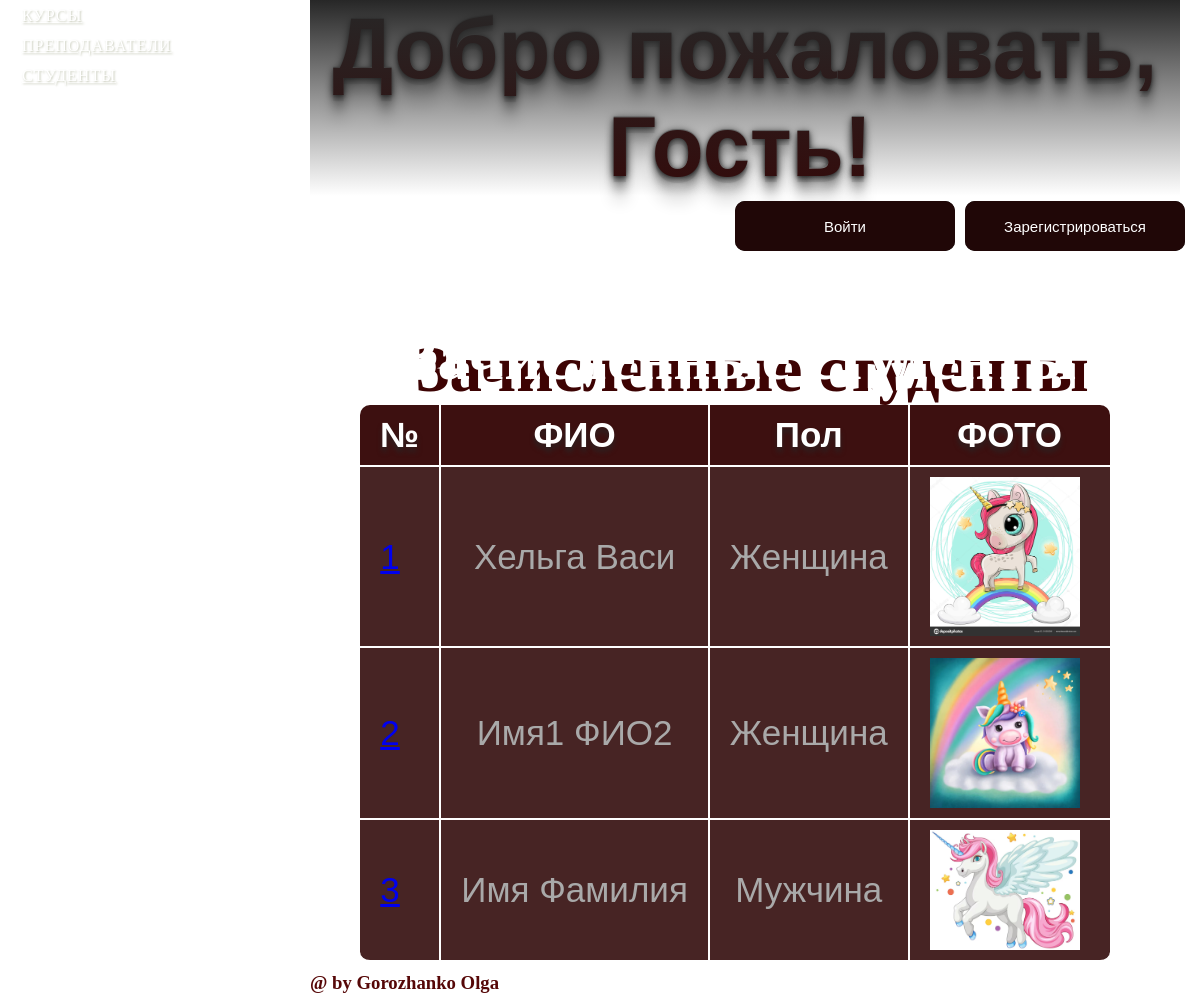
The page /students/ on the database its author committed.
### main/models.py (models this page shows, shortened)
class Student(models.Model):
    name = models.CharField(
        verbose_name='Имя'
        , null=False
        , blank=False
        , help_text='Введите имя'
    )
    surname = models.CharField(
        verbose_name='Фамилия'
        , null=False
        , blank=False
        , help_text='Введите фамилию'
    )
    age = models.SmallIntegerField(
        verbose_name='Возраст'
        , null=True
        , blank=True
        , help_text='Введите возраст'
        , validators=[MinValueValidator(16), MaxValueValidator(100)]
    )
    sex = models.CharField(
        choices=[("f", "Женщина"), ("m", "Мужчина")]
        , verbose_name='Пол'
    )
    active = models.BooleanField(verbose_name="Обучается")
    course = models.ManyToManyField(
        to="Course"
        , blank=True
        , verbose_name="Посещаемые курсы"
    )
    photo = models.ImageField(
        upload_to=r'phontos/%Y/%m/%d/',
        blank=True,
        verbose_name="Фото"
    )
    class Meta:  # ??
        verbose_name = "Студент"
        verbose_name_plural = "Студенты"
        ordering = ["surname"]

### main/views.py (the view)
# urls.py: path('students/', views.students),
def students(request):
    students = Student.objects.prefetch_related('grades__course').all()
    print('-----------------------')
    for s in students:
        c = [f'{g.grade} - {g.course}' for g in s.grades.all()]
        print(s.name, ' - ', c or 'нет оценок')
    for query in connection.queries:
        print(query['sql'])
    print('-----------------------')
    return render(request, 'students.html',
                  context={'students': students})

### main/models.py (called while the page is built)
    def __str__(self):
        return f"{self.get_name_display()} - {self.course_num}"

### main/templates/students.html (shortened to what this page needs)
{% extends "index_1.html" %}
{% load static %}
{% block content %}
<link rel="stylesheet" href="{% static 'main/css/students.css' %}">
<div class="container-stud">
    <h1>Зачисленные студенты</h1>
        <table class="students">
        <thead>
            <tr>
                <th>№</th>
                <th>ФИО</th>
                <th>Пол</th>
                <th>ФОТО</th>
            </tr>
        </thead>
        <tbody>
        {% for s in students %}
            <tr>
                <td><a href="{% url 'student' s.id %}">{{ forloop.counter}}</a></td>
                <td>{{s.name}} {{s.surname}}</td>
                <td>{{s.get_sex_display}} </td>
                <td>{% if s.photo %}
                        <img class="img-student" src="{{ s.photo.url }}" alt="Нет">
                   {% endif %}
                </td>
            </tr>
        {% endfor %}
        </tbody>
        </table>
</div>
{% endblock content %}

### main/templates/index_1.html (shortened to what this page needs)
 {% load static %}
<html lang="en">
<head>
    <link rel="stylesheet" href="{% static 'main/css/index_1.css' %}">
</head>
<body class="container">
 <nav>
        <ul class="menu">
            {% block menu %}
            {% include 'menu.html' %}
            {% endblock %}
        </ul>
    </nav>
    <header>
        {% if login %}
            <h1 class="text"><span>Добро пожаловать, {{ login }}!</span></h1>
            <div class="log">
                <button class="glow-on-hover" onclick="location.href='/logout'">Выйти</button>
            </div>
        {% else %}
            <h1 class="text"><span>Добро пожаловать, Гость!</span></h1>
        <div class="log">
            <button class="glow-on-hover" type="button" onclick="location.href='/autorize'">Войти</button>
            <button class="glow-on-hover" type="button" onclick="location.href='/register'">Зарегистрироваться</button>
        </div>
        {% endif %}
    </header>
    <main>
            {% block content%}{% endblock content %}
    </main>
    <footer><h3>@ by Gorozhanko Olga</h3></footer>
</body>
</html>

### main/templates/menu.html (shortened to what this page needs)
 {% load static %}
<html lang="en">
<head>
    <link rel="stylesheet" href="{% static 'main/css/menu.css' %}">
</head>
<body>
    <ul class="bmenu">
        <li><a href="/courses/">Курсы</a>
        </li>
        <li><a href="/teacher/">Преподаватели</a>
        </li>
        <li><a href="/students/">Студенты</a>
        </li>
    </ul>
</body>
</html>

### main/static/main/css/index_1.css (style rules this page uses)
* { padding: 0; margin: 0; margin-right: 10px; }
html, body { height: 100%; overflow: auto; margin: 0; }
.container { background-image: url('https://image.fonwall.ru/o/bl/leaves-black-nature-red.jpeg?auto=compress&fit=crop&w=2048&h=1152&domain=img3.fonwall.ru'); background-size: cover; background-position: center; background-repeat: no-repeat; display: grid; min-height: 100vh; min-: 100vh; grid-gap: 10px; grid-template-columns: 300px 1fr; grid-template-rows: 300px 4fr 2fr; grid-template-areas: "nav header header" "nav main main" "nav footer footer"; }
nav { grid-area: nav; }
header { grid-area: header; }
footer { text-align: left; grid-area: footer; color:#560707; text-shadow: 2px 2px 4px rgb(255 255 255) }
header h1 { font-family: "Arial", sans-serif; font-size: 85px; text-align: center; font-weight: bold; color: #330b0b; margin-top: 0px; }
header .text { position:relative; }
header .text:after { content: ''; position:absolute; display:block; top:0; left:0; height:100%; width:100%; background: linear-gradient(to bottom, rgba(39,39,39,1) 0%,rgba(39,39,39,0) 100%); filter: progid:DXImageTransform.Microsoft.gradient( startColorstr='#272727', endColorstr='#00272727',GradientType=0 ); }
header span { text-shadow: 0 -1px 0 #858585, 0 1px 10px rgba(0,0,0,.6), 0 6px 1px rgba(0,0,0,.1), 0 0 5px rgba(0,0,0,.2), 0 1px 3px rgba(0,0,0,.3), 0 3px 5px rgba(0,0,0,.2), 0 7px 10px rgba(0,0,0,.25), 0 15px 10px rgba(0,0,0,.2), 0 25px 15px rgba(0,0,0,.15); }
header .log { margin: 0; padding: 0; display: flex; flex-direction: row; justify-content: right; align-items: center; }
.glow-on-hover { margin: 5px; width: 220px; height: 50px; border: none; outline: none; color: #fff; background: #111; cursor: pointer; position: relative; z-index: 0; border-radius: 10px; font-family: "Arial", sans-serif; font-size: 15px; }
.glow-on-hover:before { content: ''; background: linear-gradient(45deg, #ff0000, #ff7300, #fffb00, #48ff00, #00ffd5, #002bff, #7a00ff, #ff00c8, #ff0000); position: absolute; top: -2px; left:-2px; background-size: 400%; z-index: -1; filter: blur(5px); width: calc(100% + 4px); height: calc(100% + 4px); animation: glowing 20s linear infinite; opacity: 0; transition: opacity .3s ease-in-out; border-radius: 10px; }
.glow-on-hover:after { z-index: -1; content: ''; position: absolute; width: 100%; height: 100%; background: #200707; left: 0; top: 0; border-radius: 10px; }

### main/static/main/css/menu.css (style rules this page uses)
.bmenu { padding: 0px; margin: 0 0 0 0; position: relative; }
.bmenu li { display: block; }
.bmenu li a { white-space: nowrap; display: block; box-sizing: border-box; text-transform: uppercase; text-shadow: 1px 1px 2px rgba(71,80,23,0.3); color: #fff; padding: 5px 20px; margin: 2px; background: rgba(255,255,255,0.2); letter-spacing: 1px; -webkit-transition: all 0.4s ease-in-out; -moz-transition: all 0.4s ease-in-out; -o-transition: all 0.4s ease-in-out; -ms-transition: all 0.4s ease-in-out; transition: all 0.4s ease-in-out; }
.bmenu li:first-child a { -webkit-border-radius: 15px 15px 0px 0px; -moz-border-radius: 15px 15px 0px 0px; border-radius: 15px 15px 0px 0px; }
.bmenu li:last-child a { -webkit-border-radius: 0px 0px 15px 15px; -moz-border-radius: 0px 0px 15px 15px; border-radius: 0px 0px 15px 15px; }

### main/static/main/css/students.css (style rules this page uses)
.container-stud { display: grid; text-align: center; justify-content: center; }
.students { font-family: "Lucida Sans Unicode", "Lucida Grande", Sans-Serif; font-size: 35px; border-radius: 10px; border-spacing: 0; text-align: center; }
.container-stud h1 { font-size: 65px; color: white; text-shadow: 12px 12px 0 #3d0303; margin:10px; }
th { background: #3d1010; color: white; text-shadow: 0 5px 5px #2D2020; padding: 10px 20px; }
th, td { border-style: solid; border-width: 0 2px 2px 0; border-color: white; }
th:first-child, td:first-child { text-align: left; }
th:first-child { border-top-left-radius: 10px; }
th:last-child { border-top-right-radius: 10px; border-right: none; }
td { padding: 10px 20px; background: #472424; color: #a9a9a9; }
tr:last-child td:first-child { border-radius: 0 0 0 10px; }
tr:last-child td:last-child { border-radius: 0 0 10px 0; }
tr td:last-child { border-right: none; }
.img-student { max-width: 150px; height: auto; }

### rows shown on the page
Student: name "Хельга", surname "Васи", sex "Женщина", photo (picture)
Student: name "Имя1", surname "ФИО2", sex "Женщина", photo (picture)
Student: name "Имя", surname "Фамилия", sex "Мужчина", photo (picture)
